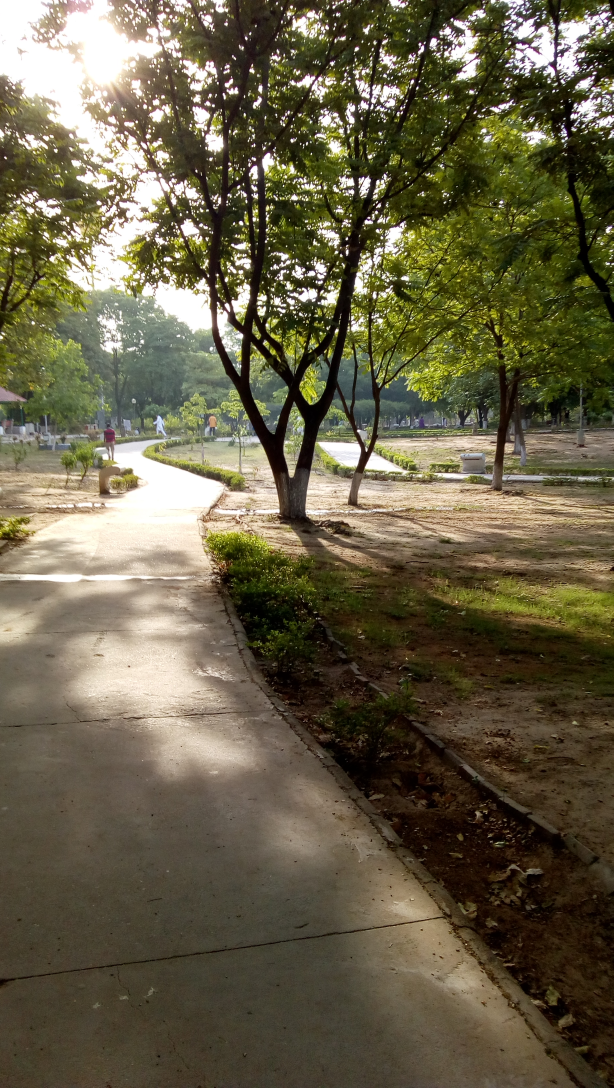
#> input picture data/img.jpg, 1840 x 3264 px (shown at 1/3 size)
$ python BW-Image.py
#> lines starting #> are read from the running program, lines starting #| are printed output that depends on the picture
import numpy as np
import matplotlib.pyplot as plt
from PIL import Image

img = Image.open('data/img.jpg')
#> img is the input picture: PIL image 1840x3264 RGB; mean R, G, B 103.7, 96.3, 71.9

imgmatrix = np.array(img)

imggray = imgmatrix.mean(axis=2)
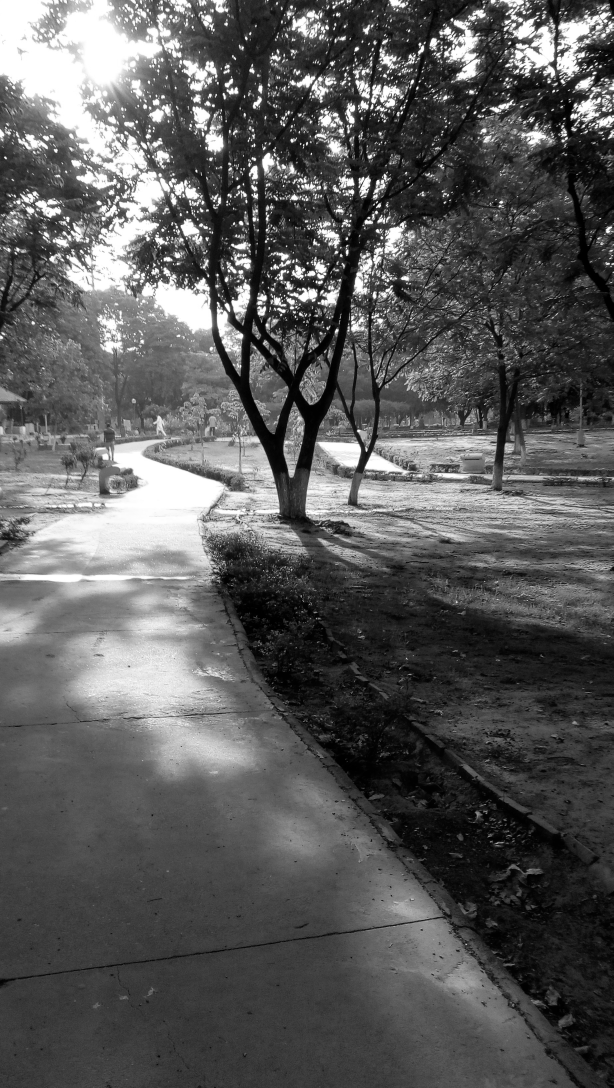
#> imggray: shape (3264, 1840) float64 (shown at 1/3 size); min 0, max 255, mean 90.6

plt.figure()

fig1 = plt.subplot(1,2,1)
fig1.imshow(imgmatrix)

fig1.set_title('Original')
fig1.axis('off')

fig2 = plt.subplot(1,2,2)
fig2.imshow(imggray, cmap='gray')
fig2.text(50, 3200, 'Sanket-Mathur')

fig2.set_title('Converted')
fig2.axis('off')

plt.show()
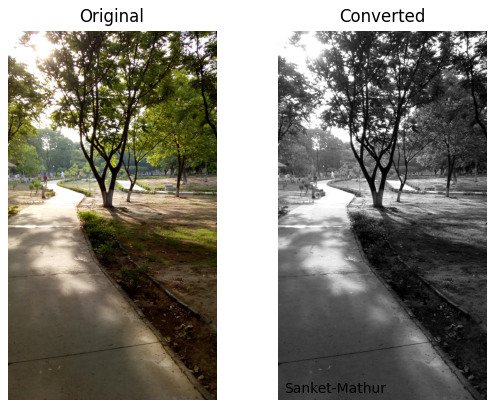
#> figure drawn by matplotlib, 2 panels
